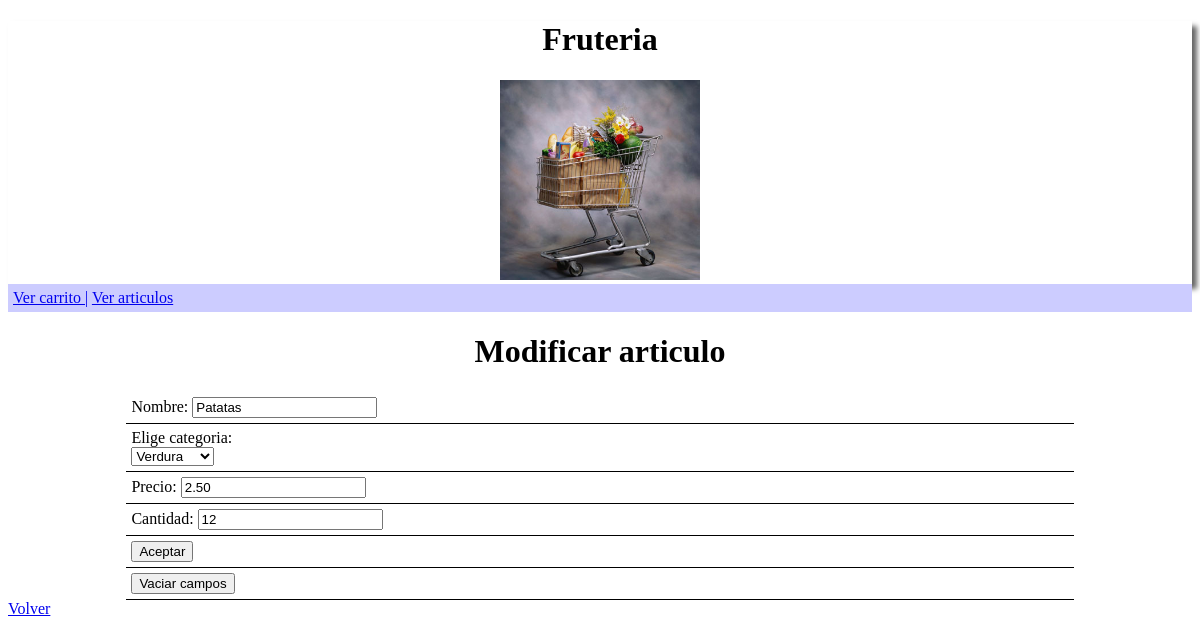
Page /fruteria/modificar/2 on the committed database.
### tables this page shows
CREATE TABLE IF NOT EXISTS `articulos` (
  `id` int(11) NOT NULL AUTO_INCREMENT,
  `nombre` varchar(30) NOT NULL,
  `categoria` varchar(30) NOT NULL,
  `precio` decimal(7,2) NOT NULL,
  `cantidad` int(11) NOT NULL,
  PRIMARY KEY (`id`)
);

### app/controladores/fruteria.php (called while the page is built, shortened)
<?php
class fruteria extends Controlador {
    public function modificar($request, $id=0){
        $articulo = $this->obtenerPorId("articulos",$id);
        $form = new form_articulos($articulo);
        $this->renderizar(array("form"=>$form->renderizarFormulario()));
    }
}

### nucleo/Aplicacion.php (called while the page is built, shortened)
<?php
class Aplicacion {
    public function __construct() {
        \nucleo\Distribuidor::mostrarVista();
    }
}

### index.php (called while the page is built, shortened)
<?php
require_once "nucleo/Autoload.php";
$aplicacion = new \nucleo\Aplicacion();

### nucleo/Autoload.php (called while the page is built, shortened)
<?php
class Autoload {
    public function cargarFicheros($clase) {
        $nombre_clase = str_replace("\\", "/", $clase);
    }
}

### nucleo/Clase_base.php (called while the page is built, shortened)
<?php
class Clase_base {
    public function obtenerArrayCampos(array $campos = array()) {
        if ($campos == null) {
            $metodos = get_class_methods(get_class($this));
            $campos = array();
            foreach ($metodos as $metodo) {
                if (stristr($metodo, "get")) {
                    $campos[strtolower(str_replace("get", "", $metodo))] = $this->$metodo();
                }
            }
            return $campos;
        } else {
            $arrayDatos = array();
            foreach ($campos as $clave => $tipo) {
                $atributo = "get" . strtoupper(substr($clave, 0, 1)) . substr($clave, 1);
                if (method_exists($this, $atributo)) {
                    $arrayDatos[$clave] = $this->$atributo();
                }
            }
            $arrayDatos["id"] = $this->getId();
            return $arrayDatos;
        }
    }
}

### app/modelos/articulos.php (called while the page is built, shortened)
<?php
class articulos extends \nucleo\Clase_base {
    public function setNombre($nombre) {
        $this->nombre = $nombre;
    }
}

### nucleo/BD.php (called while the page is built, shortened)
<?php
class BD implements InterfazBD {
    private $baseDatos;
    private $conexion;
    private $server;
    private $user;
    private $password;
    public function __construct() {
        $this->baseDatos = \app\Configuracion::$dataBase;
        $this->server = \app\Configuracion::$server;
        $this->user = \app\Configuracion::$user;
        $this->password = \app\Configuracion::$password;
    }
    public function conectar() {
        $this->conexion = new \mysqli($this->server, $this->user, $this->password, $this->baseDatos);
        return $this->conexion == null ? false : true;
    }
    public function select($query = null) {
        $resultado = $this->conexion->query($query);
        $filas = array();
        while ($fila = $resultado->fetch_object()) {
            array_push($filas, $fila);
        }
        return $filas;
    }
    public function obtenerPorId($tabla, $id) {
        $filas = $this->select("select * from " . $tabla . " where id=" . $id);
        $lista = array();
        foreach ($filas as $fila) {
            $nuevo = new $tabla();
            $nuevo->guardarDatosDeArray($fila);
            array_push($lista, $nuevo);
        }
        return $lista[0];
    }
}

### nucleo/URL.php (called while the page is built, shortened)
<?php
class URL {
    public static function ruta(array $parametros = array()) {
        $ruta = "";
        foreach ($parametros as $index => $parametro) {
            if ($index < count($parametros) - 1)
                $ruta .= $parametro . "/";
            else
                $ruta .= $parametro;
        }
        return URL . $ruta;
    }
}

### app/modelos/categorias.php (called while the page is built, shortened)
<?php
class categorias extends \nucleo\Clase_base {
    private $nombre;
    public function setNombre($nombre) {
        $this->nombre = $nombre;
    }
    public function __toString() {
        return $this->nombre;
    }
}

### nucleo/Widgets.php (the view, shortened to what this page needs)
<?php
class Widgets {
    private static function crearInput($tipo, $campo, $value = "", array $parametros = NULL) {
        if ($parametros) {
            if (isset($parametros["label"])) {
                $label = $parametros["label"];
                unset($parametros["label"]);
            } else {
                $label = $campo;
            }
            $string_parametros = "";
            foreach ($parametros as $parametro => $valor) {
                $string_parametros .= $parametro . "='" . $valor . "' ";
            }
            return $label . ": <input " . $string_parametros . " name='$campo' id='$campo' class='input_" . \nucleo\Distribuidor::getControlador() . "' value='" . $value . "'><br>";
        } else {
            return $campo . ": <input type='$tipo' name='$campo' id='$campo' class='input_" . \nucleo\Distribuidor::getControlador() . "' value='" . $value . "'><br>";
        }
    }
    private static function crearBoton($tipo, $campo, $value = "", array $parametros = NULL) {
        if ($parametros) {
            if (isset($parametros["label"])) {
                $label = $parametros["label"];
            } else {
                $label = $campo;
            }
            return "<input type='$tipo' name='b_$campo' id='b_$campo' class='input_" . \nucleo\Distribuidor::getControlador() . "' value='" . $label . "'><br>";
        } else {
            return "<input type='$tipo' name='b_$campo' id='b_$campo' class='input_" . \nucleo\Distribuidor::getControlador() . "' value='" . $value . "'><br>";
        }
    }
    public static function text($campo, $value = "", array $parametros = NULL) {
        return self::crearInput("text", $campo, $value, $parametros);
    }
    public static function button($campo, $value = "", array $parametros = NULL) {
        return self::crearBoton("button", $campo, $campo, $parametros);
    }
    public static function submit($campo, $value = "", array $parametros = NULL) {
        return self::crearBoton("submit", $campo, $campo, $parametros);
    }
    public static function seleccion($campo, $value = "", array $parametros = null){
        if(!is_array($parametros["opciones"])){
            $opciones = array();
            $bd = new \nucleo\BD();
            $objetos = $bd->obtenerTodo($parametros["opciones"]);
            foreach($objetos as $objeto){
                array_push($opciones, $objeto);
            }
            $parametros["opciones"] = $opciones;
        }
        $expandido = isset($parametros["expandido"]) ? ($parametros["expandido"] ? "expandido" : "") : "";
        if($expandido){
            return self::radio($campo, $value, $parametros);
        }else{
            return self::select($campo, $value, $parametros);
        }
    }
    public static function select($campo, $value = "", array $parametros = null) {
        if (isset($parametros["label"])) {
            $label = $parametros["label"];
            unset($parametros["label"]);
        } else {
            $label = $campo;
        }
        $input = "";
        $input .= $label . ":<br>";
        $input .= isset($parametros["multiple"]) ?
                ($parametros["multiple"] ? "<select name='".$campo."[]' multiple>" : "<select name='$campo'>") : "<select name='$campo'>";
        foreach ($parametros["opciones"] as $opcion) {
            if (strtolower($value) == strtolower($opcion))
                $input .= "<option value='$opcion' selected>$opcion</option>";
            else
                $input .= "<option value='$opcion'>$opcion</option>";
        }
        $input .= "</select>";
        return $input;
    }
}

### nucleo/Formularios.php (shortened to what this page needs)
<?php
class Formularios {
    protected $campos = array();
    protected $datos = array();
    protected $nombre_clase;
    public function __construct($objeto = null) {
        if ($objeto) {
            $this->datos = $objeto->obtenerArrayCampos($this->campos);
        }
        $this->nombre_clase = str_getcsv(get_class($this), "_")[1];
    }
    public function setCampos(array $campos) {
        $this->campos = $campos;
    }
    public function renderizarFormulario($action = "") {
        $id = isset($this->datos["id"]) ? $this->datos["id"] : "";
        if ($action) {
            $accion = $action;
        } else {
            $accion = \nucleo\URL::ruta(array(\nucleo\Distribuidor::getControlador(), \nucleo\Distribuidor::getMetodo() . "_validar", $id));
        }
        $form = "<form action='" . $accion . "'  class='formulario' name='form_" . $this->nombre_clase . "_" . \nucleo\Distribuidor::getMetodo() . "' method='post'>";
        if (isset($this->datos["id"])) {
            $form .= \nucleo\Widgets::hidden("id", $id);
        }
        foreach ($this->campos as $campo => $parametros) {
            $value = isset($this->datos[$campo]) ? $this->datos[$campo] : "";
            $form .= "<div class='campo_" . $this->nombre_clase . "'>";
            if (!is_array($parametros)) {
                $tipo = $parametros;
                $form .= \nucleo\Widgets::$tipo($campo, $value);
            } else {
                $tipo = $parametros["type"];
                $form .= \nucleo\Widgets::$tipo($campo, $value, $parametros);
            }
            $form .= "</div>";
        }
        $form .= "</form>";
        return $form;
    }
}

### recursos/fruteria/css/listado.css (style rules this page uses)
.campo_articulos { text-align: left; border-bottom: solid 1px; padding: 5px; }

### rows in the picture
articulos: Nombre "Patatas", Categoria "Verdura", Precio "2.50", Cantidad "12"

### other values in the picture
$campo "Precio"
$campo "Cantidad"
